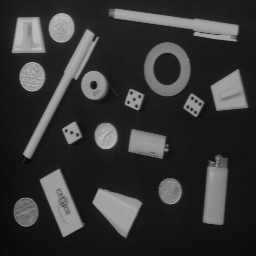
#> input picture images/OBJECTS.png, 256 x 256 px
$ jupyter execute segmentacionUmbralizacionR.ipynb
#> lines starting #> are read from the running program, lines starting #| are printed output that depends on the picture; after the words box and inside, x2 and y2 are one past the last pixel; in counts of white or black regions, pixels touching at a corner belong together
# Segmentación por umbralización

[cell 1]
import cv2
import matplotlib.pyplot as plt
import numpy as np
from skimage.util import random_noise

[cell 2]
objectsImg = cv2.imread("images/OBJECTS.png", cv2.IMREAD_GRAYSCALE)
#> objectsImg is the input picture: shape (256, 256); min 7, max 188, mean 53.3
plt.imshow(objectsImg, cmap="gray", vmin=0, vmax=255)

[cell 3]
hist = cv2.calcHist([objectsImg], [0], None, [256], [0, 256])
#> hist = 256 values, max 3542 at index 21, min 0 at index 0, mean 256
plt.plot(hist)
#> figure, not shown here; curve peaks at x = 21, y = 3542

Algoritmo de Umbralización

[cell 4]
thres_value, thres_image = cv2.threshold(objectsImg, 90, 255, cv2.THRESH_BINARY)
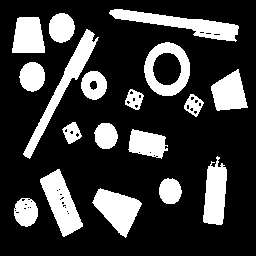
#> thres_image: shape (256, 256); 23.1% white; 18 white regions, largest, box (x1, y1, x2, y2) and area: (109, 9, 239, 42) 1581, (23, 29, 99, 159) 1537, (40, 169, 83, 237) 1424
plt.imshow(thres_image, cmap='gray', vmin=0, vmax=255)

Algoritmo Otsu

[cell 5]
thres_value_ot, thres_image_ot = cv2.threshold(objectsImg, 0, 255, cv2.THRESH_BINARY+cv2.THRESH_OTSU)
#> thres_image_ot: shape (256, 256); 23.5% white; 18 white regions, largest, box (x1, y1, x2, y2) and area: (109, 9, 239, 42) 1596, (23, 29, 99, 159) 1563, (40, 169, 84, 237) 1448
#> thres_value_ot = 84
thres_value_ot
#> Out = 84

[cell 6]
plt.imshow(thres_image_ot, cmap='gray', vmin=0, vmax=255)

Ruido Gausiano

[cell 7]
float_image = random_noise(objectsImg, mode='gaussian', mean=0,  var=0.05)
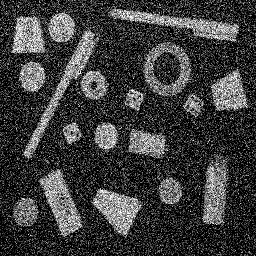
#> float_image: shape (256, 256) float64; min 0, max 1, mean 0.246
noised_image = (float_image * 255).astype(np.uint8)
plt.imshow(noised_image, cmap="gray", vmin=0, vmax=255)

[cell 8]
hist = cv2.calcHist([noised_image], [0], None, [256], [0, 256])
#> hist = 256 values, max 17118 at index 0, min 12 at index 252, mean 256
plt.plot(hist)
#> figure, not shown here; curve peaks at x = 0, y = 17118

Lo que vemos que sucede es que ahora nuestra imagen tiene ruido, es decir parece que se hubiese granulado disminuyendo la calidad de los objetos que podíamos observar. Esto se debe a que el ruido Gaussiano lo que hace es asignar a cada píxel un valor aleatorio que sigue una distribución Gaussiana de media 0 y con varianza de 0.05, es decir suma o resta valores a cada píxel generando este efecto granulado.

*Umbralizaciones nuevamente*

[cell 9]
thres_value, thres_image = cv2.threshold(noised_image, 90, 255, cv2.THRESH_BINARY)
#> thres_image: shape (256, 256); 28.7% white; 3143 white regions (3125 under 20 px), largest, box (x1, y1, x2, y2) and area: (108, 6, 239, 43) 1474, (22, 23, 99, 162) 1449, (38, 168, 86, 238) 1258
plt.imshow(thres_image, cmap='gray', vmin=0, vmax=255)

[cell 10]
thres_value_ot, thres_image_ot = cv2.threshold(noised_image, 0, 255, cv2.THRESH_BINARY+cv2.THRESH_OTSU)
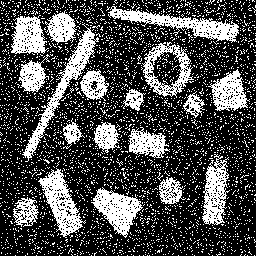
#> thres_image_ot: shape (256, 256); 30.6% white; 3256 white regions (3238 under 20 px), largest, box (x1, y1, x2, y2) and area: (108, 6, 239, 43) 1538, (22, 23, 99, 162) 1515, (38, 168, 86, 238) 1296
#> thres_value_ot = 85
thres_value_ot
#> Out = 85

[cell 11]
plt.imshow(thres_image_ot, cmap='gray', vmin=0, vmax=255)

Lo que podemos ver ahora es que el resultado de la umbralización fue fuertemente afectado por el ruido gaussiano introducido y vemos puntos negros en las zonas blancas y puntos blancos en zonas negras. Esto se debe a que el ruido hace que se sumen o resten valores aleatorios, haciendo que un valor que antes era claramente negro ahora sea considerado blanco por el ruido introducido.

*Imagen text*

[cell 12]
textImg = cv2.imread("images/TEXT.png", cv2.IMREAD_GRAYSCALE)
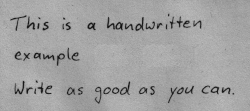
#> input picture images/TEXT.png, 250 x 111 px
#> textImg is the input picture: shape (111, 250); min 17, max 189, mean 162.1
plt.imshow(textImg, cmap='gray', vmin=0, vmax=255)

[cell 13]
hist = cv2.calcHist([textImg], [0], None, [256], [0, 256])
#> hist = 256 values, max 1675 at index 167, min 0 at index 0, mean 108.4
plt.plot(hist)
#> figure, not shown here; curve peaks at x = 167, y = 1675

Sombra circular

[cell 14]
rows, cols = textImg.shape
#> rows = 111; cols = 250
x, y = np.meshgrid(np.arange(cols), np.arange(rows))
#Cálculo del centro
cx, cy = 0, rows//2
#> cx = 0; cy = 55
#Cálculo del radio y distancia posible
distance = np.sqrt((x - cx) ** 2 + (y - cy) ** 2)
max_dist = np.sqrt((rows//2)**2 + cols**2)
#> max_dist = 256

#Aplicación del gradiente
spot_shading = 1 - (distance / max_dist)
spot_image = textImg * spot_shading
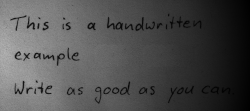
#> spot_image: shape (111, 250) float64; min 0.591, max 178.8, mean 78.8

spot_image = spot_image.astype(np.uint8)

plt.imshow(spot_image, cmap='gray', vmin=0, vmax=255)

Sombra sinusoidal

[cell 15]
# Cantidad de perturbaciones
frequency = 50
#Intensidad de los picos
amplitude = 0.5

#Cálculo y aplicación del efecto
sinusoidal_shading = (1 + amplitude * np.sin(2 * np.pi * x / frequency)) / 1.5
sinusoidal_image = textImg * sinusoidal_shading
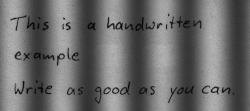
#> sinusoidal_image: shape (111, 250) float64; min 6.11, max 188.9, mean 108.1

sinusoidal_image = sinusoidal_image.astype(np.uint8)
plt.imshow(sinusoidal_image, cmap='gray', vmin=0, vmax=255)

Umbralización Otsu

[cell 16]
thres_value_ot, thres_image_ot = cv2.threshold(textImg, 0, 255, cv2.THRESH_BINARY+cv2.THRESH_OTSU)
#> thres_image_ot: shape (111, 250); 95.4% white; black in thin lines or dots, all inside (x1, y1, x2, y2) = (10, 14, 234, 104)
#> thres_value_ot = 117
plt.imshow(thres_image_ot, cmap='gray', vmin=0, vmax=255)

[cell 17]
thres_value_ot1, thres_image_ot1 = cv2.threshold(spot_image, 0, 255, cv2.THRESH_BINARY+cv2.THRESH_OTSU)
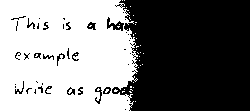
#> thres_image_ot1: shape (111, 250); 49.5% white; 42 white regions (41 under 20 px), largest, box (x1, y1, x2, y2) and area: (0, 0, 138, 111) 13654
#> thres_value_ot1 = 78
plt.imshow(thres_image_ot1, cmap='gray', vmin=0, vmax=255)

[cell 18]
thres_value_ot2, thres_image_ot2 = cv2.threshold(sinusoidal_image, 0, 255, cv2.THRESH_BINARY+cv2.THRESH_OTSU)
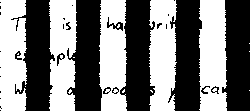
#> thres_image_ot2: shape (111, 250); 48.6% white; 15 white regions (10 under 20 px), largest, box (x1, y1, x2, y2) and area: (199, 0, 227, 111) 2806, (0, 0, 27, 111) 2706, (149, 0, 177, 111) 2665, (99, 0, 127, 111) 2648, (49, 0, 77, 111) 2631
#> thres_value_ot2 = 108
plt.imshow(thres_image_ot2, cmap='gray', vmin=0, vmax=255)

Lo que vemos en nuestras imágenes es que ahora la umbralización está presentando fallos, esto se debe a que al introducir la sombra lo que ocurre es que el fondo de la imágen deja de ser homogéneo, es decir ahora el fondo blanco tiene varios tonos, debido a esto nuestra imágen ya no se compone de dos tonos claros sino que hay una diversidad de grises introducidos por las sobras. Esto hace que OTSU se confunda y no pueda determinar con claridad donde está la separación entre el texto y el fondo. De esta forma nuestro algoritmo hace que tonos de blanco que antes eran más claros y segmentados tomen por ejemplo valores oscuros debido a la sombra y que el algoritmo piense que son texto y los pinte de negro como ocurre con los ejemplos anteriores.

*Umbralización Local*

[cell 19]
from skimage.filters import threshold_local

ti = threshold_local(spot_image, block_size=51, method='mean')
binary_image = spot_image > ti
#> binary_image: shape (111, 250) bool; 71.1% white; 587 black regions (562 under 20 px), largest, box (x1, y1, x2, y2) and area: (196, 0, 250, 111) 2793, (61, 81, 134, 111) 771, (162, 48, 195, 111) 507
thresholded_image = (binary_image*255).astype('uint8')

plt.imshow(thresholded_image, cmap='gray', vmin=0, vmax=255)

Si usamos offset (un márgen de seguridad), logramos eliminar un poco el ruido y la imágen se vé aún mejor.

[cell 20]
ti = threshold_local(spot_image, block_size=51, method='mean', offset=10)
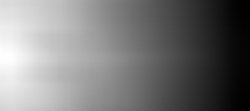
#> ti: shape (111, 250) float64; min -0.923, max 144.3, mean 68.3; drawn with min black and max white
binary_image = spot_image > ti
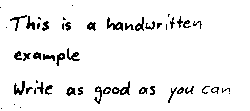
#> binary_image: shape (111, 250) bool; 94% white; black in thin lines or dots, all inside (x1, y1, x2, y2) = (0, 5, 230, 109)
thresholded_image = (binary_image*255).astype('uint8')

plt.imshow(thresholded_image, cmap='gray', vmin=0, vmax=255)
